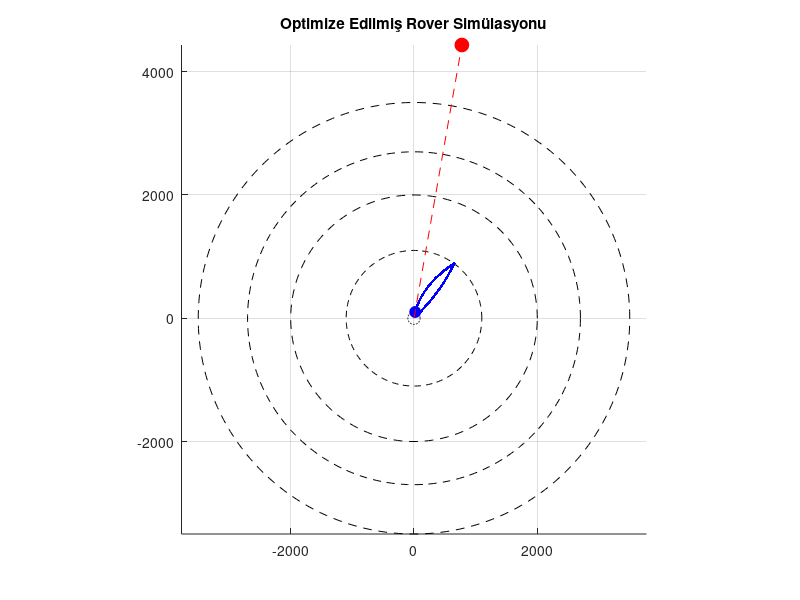

Reproduce this figure in MATLAB. (Note: this script raises an error after producing the figure.)
clc
clear
close all

%% Parameters
dt = 0.2;            
v = 5;               
sun_radius = 4500;
sun_omega = 0.0015;   
alpha = 0.6;         
beta = 0.4;          
base = [0 0];
sun_angle = pi/4;
R_TARGETS = [100, 1100, 2000, 2700,3500];
num_targets = length(R_TARGETS);
sun_start_angle = pi/4;

%% Video Record

% video_filename = 'sim_record.mp4';
% v_writer = VideoWriter(video_filename, 'MPEG-4');
% v_writer.FrameRate = 30; 
% open(v_writer);

%% Grafic Settings
fig = figure('Color', 'w', 'Position', [100 100 800 800]);
hold on; axis equal; grid on;
title('Optimize Edilmiş Rover Simülasyonu');
theta_c = linspace(0, 2*pi, 200);
for r = R_TARGETS
    plot(r*cos(theta_c), r*sin(theta_c), 'k--', 'LineWidth', 0.5)
end
hRover = plot(0,0,'bo','MarkerFaceColor','b','MarkerSize',8);
hSun = plot(0,0,'ro','MarkerFaceColor','r', 'MarkerSize',10);
hPath = plot(0,0,'b','LineWidth',1.2);
hSunLine = plot([0 0],[0 0],'r--');

%% Memory Management
max_iter = 100000;
trajectory_data = zeros(max_iter, 2); 
iter_count = 0;
skip_frames = 15; % Record 1 frame per 15 frames

%% Simulation Variables
current_idx = 1;
inner_r = R_TARGETS(current_idx);
outer_r = R_TARGETS(current_idx + 1);
rover_pos = base + inner_r * [cos(sun_angle) sin(sun_angle)];
start_ref_angle = sun_angle; 
has_left_start = false; 
mode = 1; 
sim_on = true;
theta_leaf = 0;
theta_leaf_computed = false;

while sim_on
    iter_count = iter_count + 1;
    
    % Physical Calculations
    sun_angle = sun_angle + sun_omega * dt;
    sun_pos = base + sun_radius * [cos(sun_angle) sin(sun_angle)];
    current_dist = norm(rover_pos - base);
    
    if mode == 1 % Extend outside
        dir = (sun_pos - rover_pos) / norm(sun_pos - rover_pos);
        rover_pos = rover_pos + v * dir * dt;
        if current_dist >= outer_r, mode = 2; end
    elseif mode == 2 % Turn inside
        dir_base = (base - rover_pos) / norm(base - rover_pos);
        dir_sun = (sun_pos - rover_pos) / norm(sun_pos - rover_pos);
        move = alpha*dir_base + beta*dir_sun;
        rover_pos = rover_pos + v * (move/norm(move)) * dt;
        if current_dist <= inner_r, mode = 3; end
    elseif mode == 3 % Catch sun
        r_ang = atan2(rover_pos(2), rover_pos(1));
        r_ang = r_ang + (v/inner_r)*dt;
        rover_pos = inner_r * [cos(r_ang) sin(r_ang)];
        s_ang_rel = atan2(sun_pos(2), sun_pos(1));
        angle_from_start = abs(wrapToPi(r_ang - start_ref_angle));
        if angle_from_start > 0.5, has_left_start = true; end
        if abs(wrapToPi(r_ang - s_ang_rel)) < 0.1
            plot(rover_pos(1), rover_pos(2), 'g*', 'MarkerSize', 5);
            if ~theta_leaf_computed
                theta_rover = atan2(rover_pos(2), rover_pos(1));
                theta_leaf = wrapToPi(theta_rover - sun_start_angle);
                theta_leaf_computed = true;
            end
            remaining_angle = abs(wrapToPi(sun_start_angle - r_ang));

            if remaining_angle >= abs(theta_leaf)
                % Still have place to draw leaf
                disp(remaining_angle);
                disp(theta_leaf);
                mode = 1;
            else
                disp("no");
                % No place, turn to beginning
                if has_left_start && angle_from_start < 0.2
                    disp("inner");
                    if current_idx < num_targets - 1
                        mode = 4;
                    else
                        sim_on = false;
                    end
                else
                    mode = 5; 
                end
            end
        end
    elseif mode == 4 % Climb next floor
        dir_sun = (sun_pos - rover_pos) / norm(sun_pos - rover_pos);
        rover_pos = rover_pos + v * dir_sun * dt;
        if current_dist >= outer_r
            current_idx = current_idx + 1;
            inner_r = R_TARGETS(current_idx);
            outer_r = R_TARGETS(current_idx + 1);
            start_ref_angle = atan2(rover_pos(2), rover_pos(1));
            has_left_start = false; theta_leaf_computed = false; mode = 1;
        end
    elseif mode == 5 % Circle follow
        r_ang = atan2(rover_pos(2), rover_pos(1));
        r_ang = r_ang + (v/inner_r)*dt; % move angular
        rover_pos = inner_r * [cos(r_ang) sin(r_ang)];
        
        remaining_angle = abs(wrapToPi(start_ref_angle - r_ang));
        if remaining_angle < 0.05 
            if current_idx < num_targets - 1
                mode = 4; 
            else
                sim_on = false;
            end
        end
 end
   
    % Save data
    trajectory_data(iter_count, :) = rover_pos;
    
    % ---  DRAW AND SAVE ---
    if mod(iter_count, skip_frames) == 0
        set(hRover, 'XData', rover_pos(1), 'YData', rover_pos(2))
        set(hSun, 'XData', sun_pos(1), 'YData', sun_pos(2))
        set(hPath, 'XData', trajectory_data(1:iter_count,1), 'YData', trajectory_data(1:iter_count,2))
        set(hSunLine, 'XData', [0 sun_pos(1)], 'YData', [0 sun_pos(2)])
        
        drawnow limitrate 
        % pause(0.0005)
        
        %  Add a frame to the video
        %  frame = getframe(fig);
        %  writeVideo(v_writer, frame);
    end
    
    if iter_count >= max_iter, break; end
end

% close(v_writer);
% disp(['Video ready: ', video_filename]);
